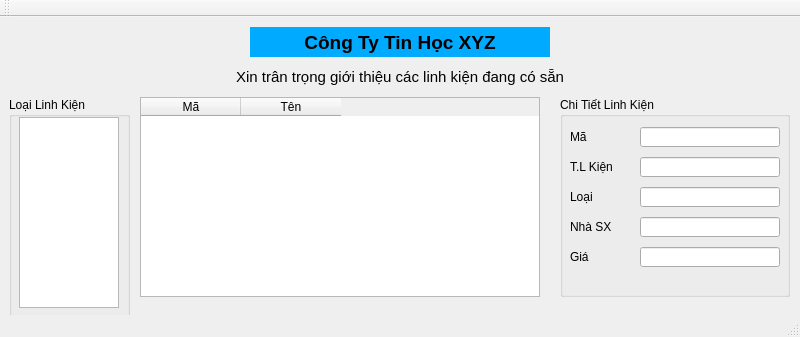
<?xml version="1.0" encoding="UTF-8"?>
<ui version="4.0">
 <class>MainWindow</class>
 <widget class="QMainWindow" name="MainWindow">
  <property name="geometry">
   <rect>
    <x>0</x>
    <y>0</y>
    <width>800</width>
    <height>337</height>
   </rect>
  </property>
  <property name="windowTitle">
   <string>Gamming Gear</string>
  </property>
  <widget class="QWidget" name="centralwidget">
   <widget class="QLabel" name="labelTitle">
    <property name="geometry">
     <rect>
      <x>250</x>
      <y>10</y>
      <width>300</width>
      <height>30</height>
     </rect>
    </property>
    <property name="styleSheet">
     <string notr="true">font-weight: bold; font-size: 14pt;
background-color: rgb(0, 170, 255);</string>
    </property>
    <property name="text">
     <string>Công Ty Tin Học XYZ</string>
    </property>
    <property name="alignment">
     <set>Qt::AlignmentFlag::AlignCenter</set>
    </property>
   </widget>
   <widget class="QLabel" name="labelSubtitle">
    <property name="geometry">
     <rect>
      <x>200</x>
      <y>50</y>
      <width>400</width>
      <height>20</height>
     </rect>
    </property>
    <property name="text">
     <string>&lt;html&gt;&lt;head/&gt;&lt;body&gt;&lt;p&gt;&lt;span style=&quot; font-size:11pt;&quot;&gt;Xin trân trọng giới thiệu các linh kiện đang có sẵn&lt;/span&gt;&lt;/p&gt;&lt;/body&gt;&lt;/html&gt;</string>
    </property>
    <property name="alignment">
     <set>Qt::AlignmentFlag::AlignCenter</set>
    </property>
   </widget>
   <widget class="QGroupBox" name="groupBoxCategory">
    <property name="geometry">
     <rect>
      <x>9</x>
      <y>80</y>
      <width>121</width>
      <height>221</height>
     </rect>
    </property>
    <property name="title">
     <string>Loại Linh Kiện</string>
    </property>
    <widget class="QListWidget" name="listWidgetCategory">
     <property name="geometry">
      <rect>
       <x>10</x>
       <y>20</y>
       <width>100</width>
       <height>191</height>
      </rect>
     </property>
    </widget>
   </widget>
   <widget class="QTableWidget" name="tableWidgetProducts">
    <property name="geometry">
     <rect>
      <x>140</x>
      <y>80</y>
      <width>400</width>
      <height>200</height>
     </rect>
    </property>
    <property name="rowCount">
     <number>0</number>
    </property>
    <property name="columnCount">
     <number>2</number>
    </property>
    <column>
     <property name="text">
      <string>Mã</string>
     </property>
    </column>
    <column>
     <property name="text">
      <string>Tên</string>
     </property>
    </column>
   </widget>
   <widget class="QGroupBox" name="groupBoxDetail">
    <property name="geometry">
     <rect>
      <x>560</x>
      <y>80</y>
      <width>230</width>
      <height>200</height>
     </rect>
    </property>
    <property name="title">
     <string>Chi Tiết Linh Kiện</string>
    </property>
    <widget class="QLabel" name="labelMa">
     <property name="geometry">
      <rect>
       <x>10</x>
       <y>30</y>
       <width>50</width>
       <height>20</height>
      </rect>
     </property>
     <property name="text">
      <string>Mã</string>
     </property>
    </widget>
    <widget class="QLineEdit" name="lineEditMa">
     <property name="geometry">
      <rect>
       <x>80</x>
       <y>30</y>
       <width>140</width>
       <height>20</height>
      </rect>
     </property>
    </widget>
    <widget class="QLabel" name="labelTenLinhKien">
     <property name="geometry">
      <rect>
       <x>10</x>
       <y>60</y>
       <width>60</width>
       <height>20</height>
      </rect>
     </property>
     <property name="text">
      <string>T.L Kiện</string>
     </property>
    </widget>
    <widget class="QLineEdit" name="lineEditTenLinhKien">
     <property name="geometry">
      <rect>
       <x>80</x>
       <y>60</y>
       <width>140</width>
       <height>20</height>
      </rect>
     </property>
    </widget>
    <widget class="QLabel" name="labelLoai">
     <property name="geometry">
      <rect>
       <x>10</x>
       <y>90</y>
       <width>60</width>
       <height>20</height>
      </rect>
     </property>
     <property name="text">
      <string>Loại</string>
     </property>
    </widget>
    <widget class="QLineEdit" name="lineEditLoai">
     <property name="geometry">
      <rect>
       <x>80</x>
       <y>90</y>
       <width>140</width>
       <height>20</height>
      </rect>
     </property>
    </widget>
    <widget class="QLabel" name="labelNhaSX">
     <property name="geometry">
      <rect>
       <x>10</x>
       <y>120</y>
       <width>60</width>
       <height>20</height>
      </rect>
     </property>
     <property name="text">
      <string>Nhà SX</string>
     </property>
    </widget>
    <widget class="QLineEdit" name="lineEditNhaSX">
     <property name="geometry">
      <rect>
       <x>80</x>
       <y>120</y>
       <width>140</width>
       <height>20</height>
      </rect>
     </property>
    </widget>
    <widget class="QLabel" name="labelGia">
     <property name="geometry">
      <rect>
       <x>10</x>
       <y>150</y>
       <width>60</width>
       <height>20</height>
      </rect>
     </property>
     <property name="text">
      <string>Giá</string>
     </property>
    </widget>
    <widget class="QLineEdit" name="lineEditGia">
     <property name="geometry">
      <rect>
       <x>80</x>
       <y>150</y>
       <width>140</width>
       <height>20</height>
      </rect>
     </property>
    </widget>
   </widget>
  </widget>
  <widget class="QToolBar" name="mainToolBar">
   <property name="windowTitle">
    <string>mainToolBar</string>
   </property>
   <attribute name="toolBarArea">
    <enum>TopToolBarArea</enum>
   </attribute>
   <attribute name="toolBarBreak">
    <bool>false</bool>
   </attribute>
  </widget>
  <widget class="QStatusBar" name="statusBar"/>
 </widget>
 <resources/>
 <connections/>
</ui>
